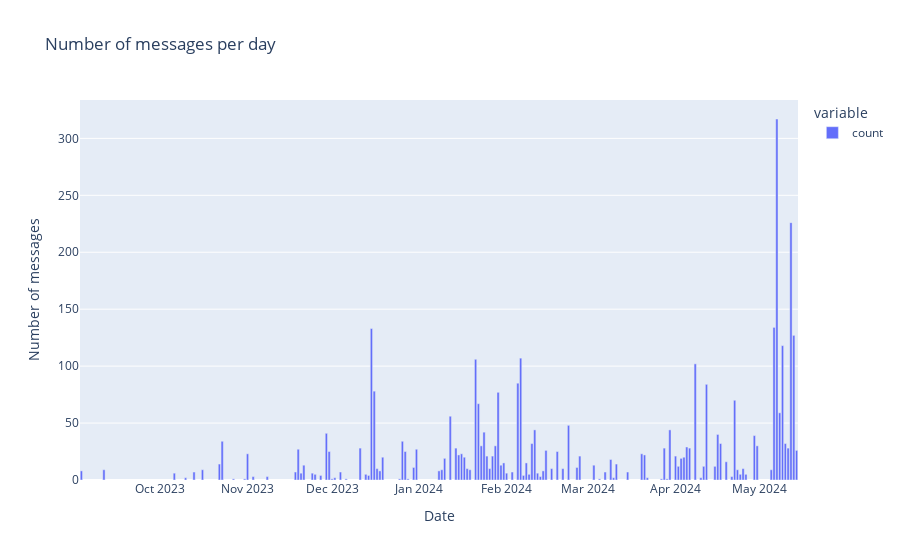

Notebook code for this chart:
### Code cell
#plot the date and time of the messages per day
fig = px.bar(dt_data['date'].dt.date.value_counts(), title='Number of messages per day')
fig.update_layout(xaxis_title='Date', yaxis_title='Number of messages')
fig.show()

### Figure 1 — Plotly figure (JSON) as saved in the notebook; plotly's stock layout.template omitted (floating-point values rounded to 4 significant figures)
{"data": [{"alignmentgroup": "True", "hovertemplate": "variable=count<br>date=%{x}<br>value=%{y}<extra></extra>", "legendgroup": "count", "marker": {"color": "#636efa", "pattern": {"shape": ""}}, "name": "count", "offsetgroup": "count", "orientation": "v", "showlegend": true, "textposition": "auto", "type": "bar", "x": ["2024-05-07", "2024-05-12", "2024-05-06", "2023-12-15", "2024-05-13", "2024-05-09", "2024-02-06", "2024-01-21", "2024-04-08", "2024-02-05", "2024-04-12", "2023-12-16", "2024-01-29", "2024-04-22", "2024-01-22", "2024-05-08", "2024-01-12", "2024-02-23", "2024-03-30", "2024-02-11", "2024-01-24", "2023-11-29", "2024-04-16", "2024-04-29", "2023-12-26", "2023-10-23", "2024-05-10", "2024-02-10", "2024-04-17", "2024-04-30", "2024-01-23", "2024-01-28", "2024-04-05", "2024-03-28", "2023-12-11", "2024-04-06", "2024-05-11", "2024-01-14", "2023-11-19", "2023-12-31", "2024-02-15", "2024-05-14", "2023-12-27", "2024-02-19", "2023-11-30", "2024-01-16", "2024-03-20", "2023-11-01", "2024-01-15", "2024-03-21", "2024-02-27", "2024-04-01", "2024-01-25", "2024-01-27", "2023-12-19", "2024-01-17", "2024-04-04", "2024-01-10", "2024-04-03", "2024-03-09", "2024-04-19", "2024-02-08", "2024-01-31", "2024-03-11", "2023-10-22", "2024-03-03", "2023-11-21", "2024-01-30", "2024-04-15", "2024-04-11", "2024-04-02", "2023-12-30", "2024-02-26", "2023-12-17", "2024-04-25", "2024-01-26", "2024-02-17", "2024-02-21", "2024-01-18", "2023-09-11", "2024-04-23", "2024-05-05", "2024-01-19", "2023-10-16", "2024-01-09", "2023-09-03", "2024-01-08", "2023-12-18", "2024-02-14", "2024-03-15", "2023-10-13", "2024-02-03", "2023-12-04", "2023-11-18", "2024-03-07", "2023-11-24", "2023-10-06", "2024-02-01", "2023-11-20", "2024-02-12", "2023-12-13", "2024-02-09", "2024-04-24", "2023-11-25", "2024-04-26", "2023-11-27", "2023-12-14", "2024-02-07", "2023-11-03", "2024-02-13", "2024-04-21", "2023-11-08", "2023-10-10", "2024-03-22", "2023-12-02", "2024-03-10", "2024-04-10", "2023-12-01", "2023-12-25", "2023-10-31", "2023-10-27", "2023-12-28", "2024-03-27", "2023-12-06", "2024-03-05", "2024-03-29"], "xaxis": "x", "y": [317, 226, 134, 133, 127, 118, 107, 106, 102, 85, 84, 78, 77, 70, 67, 59, 56, 48, 44, 44, 42, 41, 40, 39, 34, 34, 32, 32, 32, 30, 30, 30, 29, 28, 28, 28, 28, 28, 27, 27, 26, 26, 25, 25, 25, 23, 23, 23, 22, 22, 21, 21, 21, 21, 20, 20, 20, 19, 19, 18, 16, 15, 15, 14, 14, 13, 13, 13, 12, 12, 12, 11, 11, 10, 10, 10, 10, 10, 10, 9, 9, 9, 9, 9, 9, 8, 8, 8, 8, 7, 7, 7, 7, 7, 7, 6, 6, 6, 6, 6, 5, 5, 5, 5, 5, 4, 4, 4, 3, 3, 3, 3, 2, 2, 2, 2, 2, 1, 1, 1, 1, 1, 1, 1, 1, 1], "yaxis": "y"}], "layout": {"barmode": "relative", "legend": {"title": {"text": "variable"}, "tracegroupgap": 0}, "title": {"text": "Number of messages per day"}, "xaxis": {"anchor": "y", "domain": [0, 1], "title": {"text": "Date"}}, "yaxis": {"anchor": "x", "domain": [0, 1], "title": {"text": "Number of messages"}}}}
